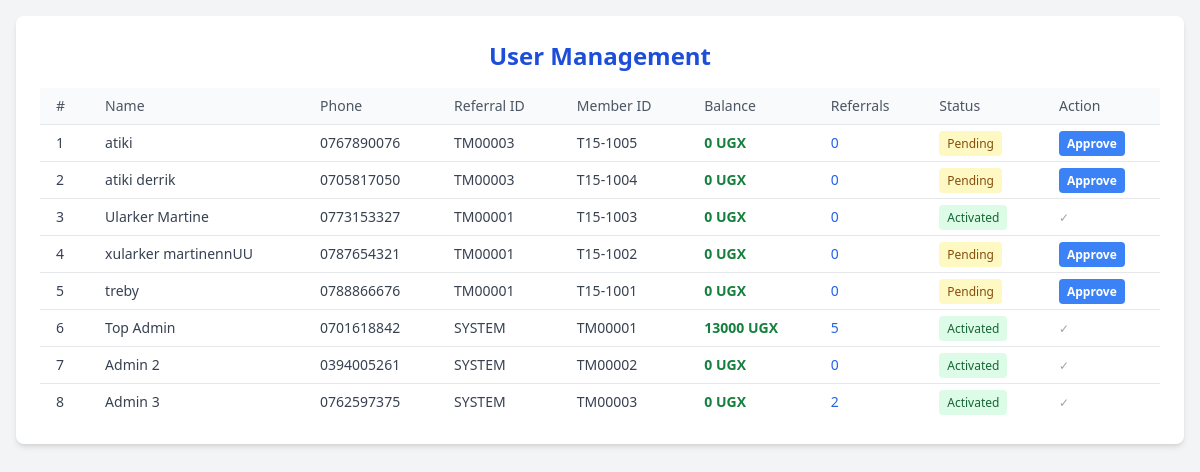
Page /admin/user-management (signed in) on the earlier database version.
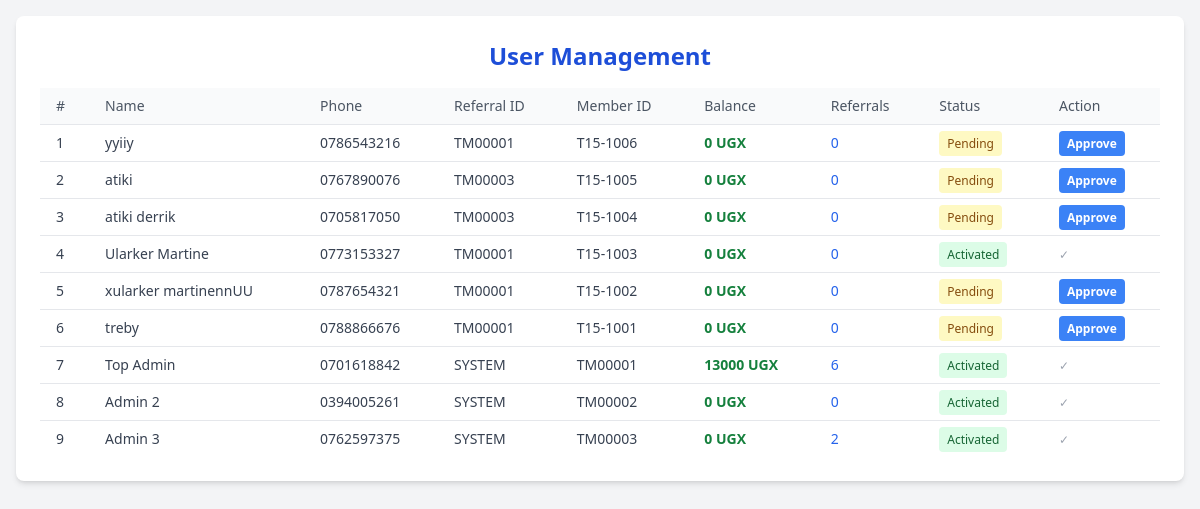
Same page on the later database version.
### tables this page shows
CREATE TABLE users
                     (id INTEGER PRIMARY KEY AUTOINCREMENT,
                      fullname TEXT NOT NULL,
                      phone TEXT NOT NULL UNIQUE,
                      referral_id TEXT NOT NULL,
                      password TEXT NOT NULL,
                      is_active INTEGER DEFAULT 1,
                      balance INTEGER DEFAULT 0,
                      member_id TEXT UNIQUE,
                      registration_date TEXT,
                      activated_by TEXT,
                      activation_date TEXT,
                      is_admin INTEGER DEFAULT 0);

### app.py (the view)
@app.route('/admin/user-management')
@admin_login_required
def admin_user_management():
    with get_db_connection() as conn:
        c = conn.cursor()
        c.execute('''SELECT u.*, COUNT(r.referred_id) as referrals_count
                     FROM users u
                     LEFT JOIN referrals r ON u.id = r.referrer_id
                     GROUP BY u.id
                     ORDER BY u.registration_date DESC''')
        users = c.fetchall()
    return render_template('admin/users.html', users=users)

### app.py (called while the page is built)
def get_db_connection():
    conn = sqlite3.connect('team15.db')
    conn.row_factory = sqlite3.Row
    return conn

def admin_login_required(f):
    @wraps(f)
    def wrapper(*args, **kwargs):
        if 'logged_in' not in session or not session.get('is_admin'):
            flash('Admin access required', 'danger')
            return redirect(url_for('login'))
        return f(*args, **kwargs)
    return wrapper

### templates/admin/users.html (shortened to what this page needs)
<!DOCTYPE html>
<html lang="en">
<head>
  <script src="https://cdn.tailwindcss.com"></script>
</head>
<body class="bg-gray-100 p-4">
  <div class="max-w-7xl mx-auto bg-white shadow-md rounded-lg p-6">
    <h1 class="text-2xl font-bold mb-4 text-center text-blue-700">User Management</h1>
    <div class="overflow-x-auto">
      <table class="min-w-full divide-y divide-gray-200">
        <thead class="bg-gray-50">
          <tr>
            <th class="px-4 py-2 text-left text-sm font-medium text-gray-600">#</th>
            <th class="px-4 py-2 text-left text-sm font-medium text-gray-600">Name</th>
            <th class="px-4 py-2 text-left text-sm font-medium text-gray-600">Phone</th>
            <th class="px-4 py-2 text-left text-sm font-medium text-gray-600">Referral ID</th>
            <th class="px-4 py-2 text-left text-sm font-medium text-gray-600">Member ID</th>
            <th class="px-4 py-2 text-left text-sm font-medium text-gray-600">Balance</th>
            <th class="px-4 py-2 text-left text-sm font-medium text-gray-600">Referrals</th>
            <th class="px-4 py-2 text-left text-sm font-medium text-gray-600">Status</th>
            <th class="px-4 py-2 text-left text-sm font-medium text-gray-600">Action</th>
          </tr>
        </thead>
        <tbody class="bg-white divide-y divide-gray-200">
          {% for user in users %}
          <tr>
            <td class="px-4 py-2 text-sm text-gray-700">{{ loop.index }}</td>
            <td class="px-4 py-2 text-sm text-gray-700">{{ user.fullname }}</td>
            <td class="px-4 py-2 text-sm text-gray-700">{{ user.phone }}</td>
            <td class="px-4 py-2 text-sm text-gray-700">{{ user.referral_id }}</td>
            <td class="px-4 py-2 text-sm text-gray-700">{{ user.member_id }}</td>
            <td class="px-4 py-2 text-sm text-green-700 font-semibold">{{ user.balance }} UGX</td>
            <td class="px-4 py-2 text-sm text-blue-600">{{ user.referrals_count }}</td>
            <td class="px-4 py-2 text-sm">
              {% if user.is_active %}
                <span class="bg-green-100 text-green-800 px-2 py-1 rounded text-xs">Activated</span>
              {% else %}
                <span class="bg-yellow-100 text-yellow-800 px-2 py-1 rounded text-xs">Pending</span>
              {% endif %}
            </td>
            <td class="px-4 py-2 text-sm">
              {% if not user.is_active %}
                <a href="{{ url_for('admin_activate_user', user_id=user.id) }}"
                   class="bg-blue-500 hover:bg-blue-700 text-white text-xs font-bold py-1 px-2 rounded">
                  Approve
                </a>
              {% else %}
                <span class="text-gray-400 text-xs">✓</span>
              {% endif %}
            </td>
          </tr>
          {% endfor %}
        </tbody>
      </table>
    </div>
  </div>
</body>
</html>

Differences in the rows shown:
added users: fullname "yyiiy", phone "0786543216", referral_id "TM00001", member_id "T15-1006", balance "0", referrals_count "0", is_active "Pending"
computed for users "Top Admin": referrals_count "5" → "6"
